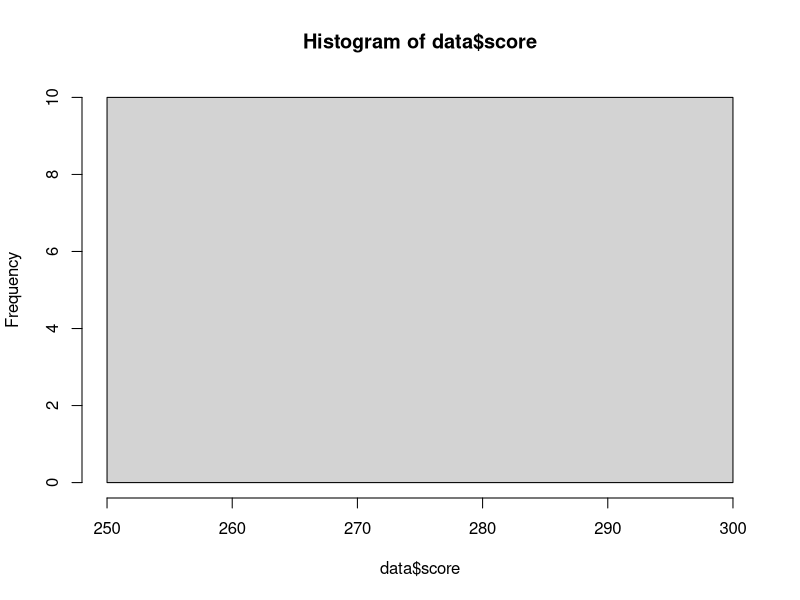
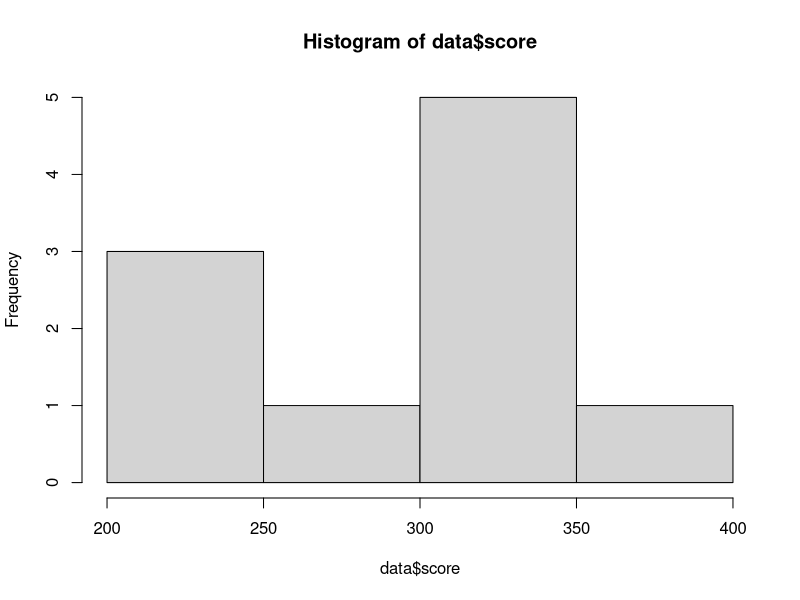
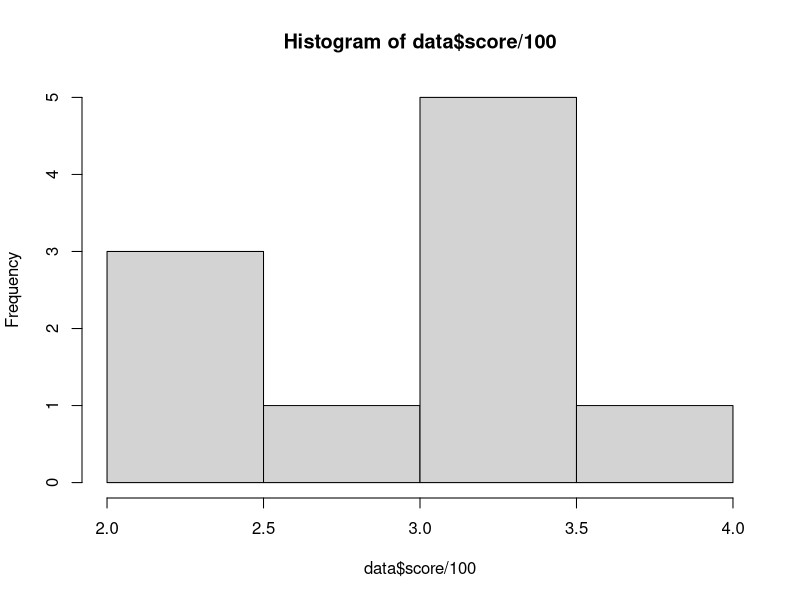

The R source for these figures, in order:
nPlayer <- 10
default_score <- rep(300,10)

data <- data.frame(score=default_score)
hist(data$score)

#adjust values to your liking
event_scores <-data.frame(toxicity=-100, trainer=+75, helpful=+50)

toxic_players <-c(1,2,5,6,7)

data$score[toxic_players] <- data$score[toxic_players]+event_scores$toxicity

trainer_players <- c(1,5,10)

data$score[trainer_players] <- data$score[trainer_players]+event_scores$trainer

helpful_players <- c(1,2,4,3,6,8,9)

data$score[helpful_players] <- data$score[helpful_players]+event_scores$helpful

hist(data$score)

# tranform it to the scale
hist(data$score/100)